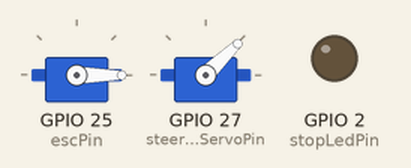
Simulated run of this sketch. Board: ESP32. On the bench: 2 × servo, output pins drawn as LEDs (lit = HIGH). Nothing arrives over Bluetooth unless stated; what the sketch prints to the serial monitor is not drawn.

Above: at 0.1 s.
Timing chart, 0 to 1.6 s (numbered marks = the images above):
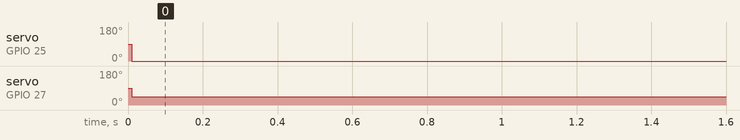

Measured:
- by itself, servo on GPIO 25 (escPin): 90° → 0° at 0.01 s
- by itself, servo on GPIO 27 (steeringServoPin): 90° → 44° at 0.01 s

The sketch:

esp32_kids_car_controller.ino
```cpp
#include <Ps3Controller.h>
#include <ESP32Servo.h>

// Pin definitions
const int escPin = 25; // Pin for PWM signal to ESC (motor control output)
const int steeringServoPin = 27; // Pin for PWM signal to steering servo
const int potPin = 34; // Pin for the potentiometer (analog input)
const int stopLedPin = 2; // Optional: LED to indicate total stop status

// Variables
Servo esc;
Servo steeringServo;
int motorSpeed = 1500; // Middle value for ESC stop (1.5 ms)
int direction = 1; // 1 = forward, -1 = backward
int localThrottle = 0; // Value from the potentiometer for local throttle control
bool totalStop = false; // Variable to handle total stop status
unsigned long previousMillis = 0; // Will store the last time the loop was updated
const long interval = 10; // Interval for loop update in milliseconds

void setup() {
  // Initialize servos for ESC and steering
  esc.attach(escPin, 1000, 2000); // ESC expects PWM signal in the range of 1-2 ms
  steeringServo.attach(steeringServoPin);

  // Initialize serial for debugging
  Serial.begin(115200);

  // Attempt to connect to Ps3 controller
  if (!Ps3.begin("00:00:00:00:00:00")) { // Replace with the MAC address of your ESP32, or leave as "00:00:00:00:00:00" for pairing mode
    Serial.println("No controller paired, waiting for new pairing...");
    Ps3.begin(); // Enter pairing mode
  }

  Ps3.attach(onConnect);

  // Initialize potentiometer pin and stop LED
  pinMode(potPin, INPUT);
  pinMode(stopLedPin, OUTPUT);
}

void loop() {
  unsigned long currentMillis = millis();

  if (currentMillis - previousMillis >= interval) {
    previousMillis = currentMillis;

    // Read value from potentiometer (local throttle)
    localThrottle = analogRead(potPin);
    localThrottle = map(localThrottle, 0, 4095, 1000, 2000); // Map to range 1000-2000 µs (1-2 ms)

    // Check if the controller is connected and handle total stop
    if (Ps3.isConnected()) {
      if (Ps3.data.button.cross) {
        totalStop = true; // Engage total stop if the "X" button is pressed
      } else if (Ps3.data.button.circle) {
        totalStop = false; // Disengage total stop if the "Circle" button is pressed
      }

      if (totalStop) {
        motorSpeed = 1500; // Stop the motor
        digitalWrite(stopLedPin, HIGH); // Turn on LED to indicate total stop
      } else {
        digitalWrite(stopLedPin, LOW); // Turn off LED if not in total stop

        // Read from joystick for control
        int joystickY = Ps3.data.analog.stick.ly; // Forward/backward (left joystick Y)
        int joystickX = Ps3.data.analog.stick.rx; // Left/right (right joystick X)

        // Convert values for speed and direction
        motorSpeed = map(joystickY, 0, 255, 1000, 2000); // Map to PWM signal for ESC

        // Remote control has priority; use local throttle only if no input from remote
        if (joystickY < 128 - 10 || joystickY > 128 + 10) {
          // Use remote control if the joystick is outside the dead zone
          motorSpeed = map(joystickY, 0, 255, 1000, 2000);
        } else {
          motorSpeed = localThrottle; // Use local throttle if no significant remote input
        }

        int steeringValue = map(joystickX, 0, 255, 1000, 2000); // Map to PWM signal for steering

        // Set motor speed and steering direction
        esc.writeMicroseconds(motorSpeed); // Control ESC
        steeringServo.writeMicroseconds(steeringValue); // Control steering
      }
    } else {
      // If the controller is not connected, use local throttle only
      esc.writeMicroseconds(localThrottle); // Control ESC
    }
  }
}

void onConnect() {
  Serial.println("Ps3 Controller connected!");

  // Example: We can vibrate the controller to confirm connection
  Ps3.setRumble(100.0, 1000);  // Turn on vibration
  delay(500);
  Ps3.setRumble(0.0);  // Turn off vibration
}
```
